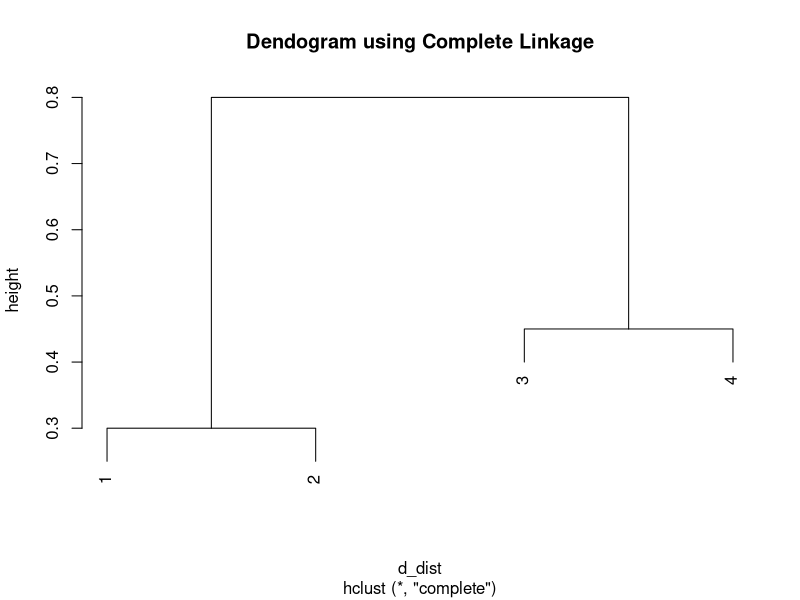
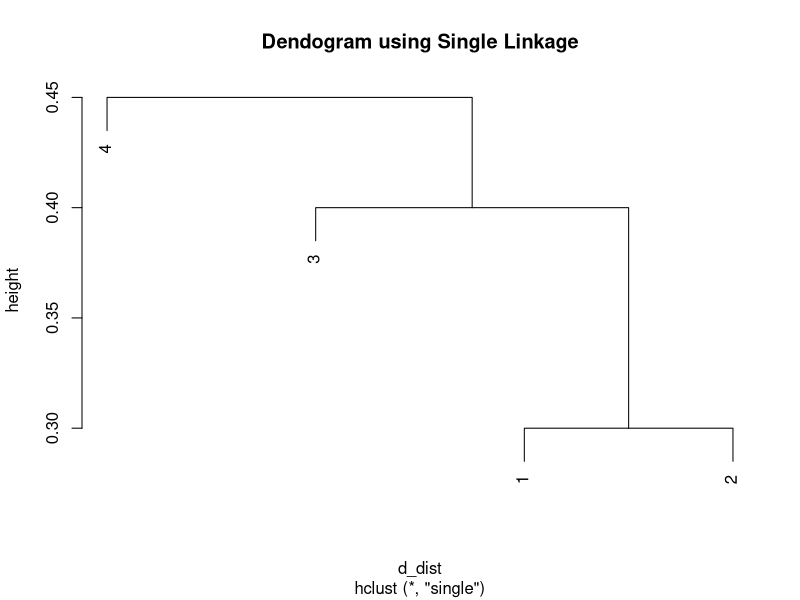
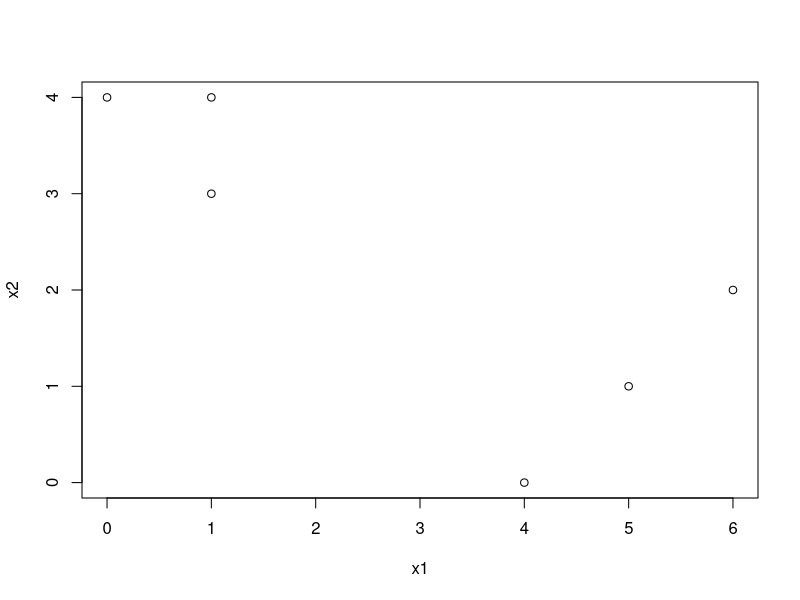
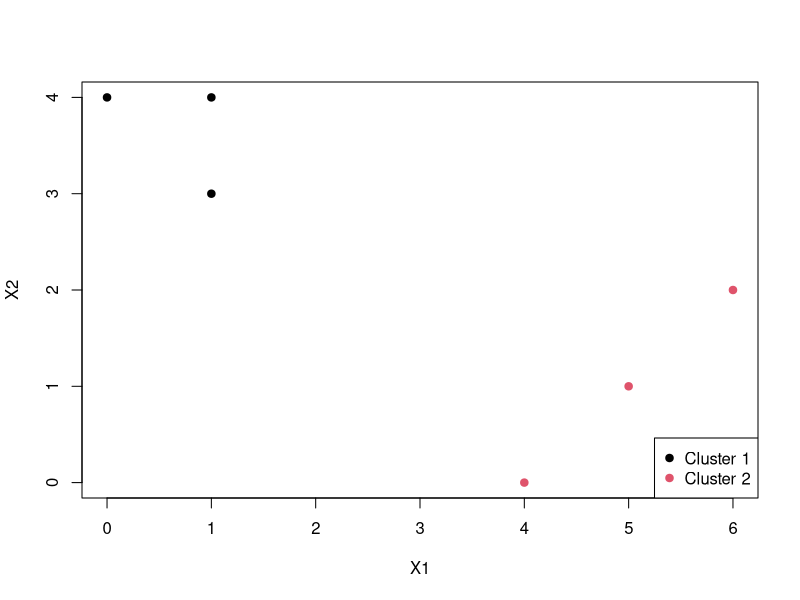

The R source for these figures, in order:
## ---- chunk 1
knitr::opts_chunk$set(echo = TRUE)
## ---- chunk 2
d <- matrix(c(0,0.3,0.4,0.7,0.3,0,0.5,0.8,0.4,0.5,0,0.45,0.7,0.8,0.45,0),nrow=4,byrow=TRUE)

d_dist <- as.dist(d)
hc <- hclust(d_dist,method="complete")

plot(hc, main="Dendogram using Complete Linkage", ylab="height")
## ---- chunk 3
hc_single <- hclust(d_dist,method="single")
plot(hc_single, main="Dendogram using Single Linkage", ylab="height")
## ---- chunk 4
cluster_c = cutree(hc, k=2)
cluster_c
## ---- chunk 5
cluster_d = cutree(hc_single,k=2)
cluster_d
## ---- chunk 6
x1 <- c(1,1,0,5,6,4)
x2 <- c(4,3,4,1,2,0)

plot(x1,x2)
## ---- chunk 7
df <- data.frame(x1,x2)

set.seed(42)
df$cluster <- sample(c(1,2), size=nrow(df), replace=TRUE)

df$cluster
## ---- chunk 8
centroids <- aggregate(. ~ cluster,data=df,FUN=mean)
centroids
## ---- chunk 9
closest_centroid <- function(row,centroids){
  distances <- apply(centroids,1, function(centroid) sqrt(sum((row-centroid)^2)))
  # returns the closest centroid
  return(which.min(distances))
}

new_cluster1 <- apply(df[, 1:2],1,closest_centroid,centroids=centroids)
df$cluster_2 <- new_cluster1

df
## ---- chunk 10
# New Centroids
centroids_2 <- aggregate(. ~ cluster_2,data=df,FUN=mean)
centroids_2

new_cluster2 <- apply(df[, 1:2],1,closest_centroid,centroids=centroids_2)
df$cluster_3 <- new_cluster2

df
## ---- chunk 11
plot(df$x1, df$x2,
     col = df$cluster_3,       
     pch = 19,                 
     xlab = "X1", ylab = "X2",)
legend("bottomright", legend = c("Cluster 1", "Cluster 2"),
       col = c(1, 2), pch = 19)
## ---- chunk 12
data("USArrests")
set.seed(42)
hc_complete <- hclust(dist(USArrests), method="complete")

hc_complete
## ---- chunk 13
three_cut <- cutree(hc_complete,3)

split(rownames(USArrests),three_cut)
## ---- chunk 14
hc_scaled_complete <- hclust(dist(scale(USArrests)), method="complete")

hc_scaled_complete
## ---- chunk 15
three_cut_scale <- cutree(hc_scaled_complete,3)

split(rownames(USArrests),three_cut_scale)

sapply(USArrests, range) # min and max values for each feature
